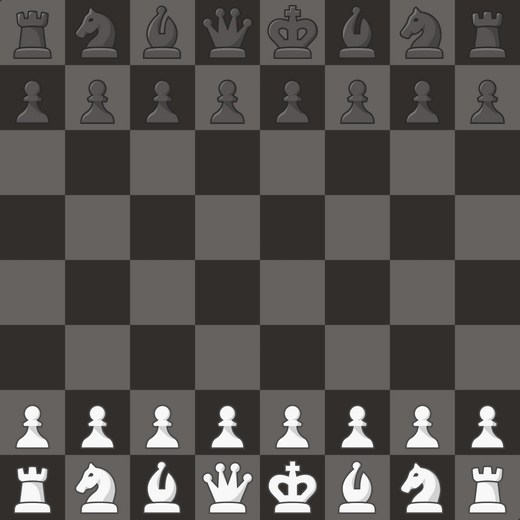
#> input picture data/neo_overlay.png, 520 x 520 px
$ jupyter execute --allow-errors notebook.ipynb   (shell and % lines are left out)
#> lines starting #> are read from the running program, lines starting #| are printed output that depends on the picture; after the words box and inside, x2 and y2 are one past the last pixel; in counts of white or black regions, pixels touching at a corner belong together
[cell 1]

import cv2
import time
from copy import copy
from scipy import stats
import numpy as np
from matplotlib import pyplot as plt

[cell 2]
img = cv2.imread('data/neo_overlay.png')
#> img is the input picture: shape (520, 520, 3); mean B, G, R 78.9, 81.1, 83.8

[cell 3]
copy = np.copy(img)
imgray = cv2.cvtColor(img, cv2.COLOR_BGR2GRAY)
ret, thresh = cv2.threshold(imgray, 127, 255, 0)
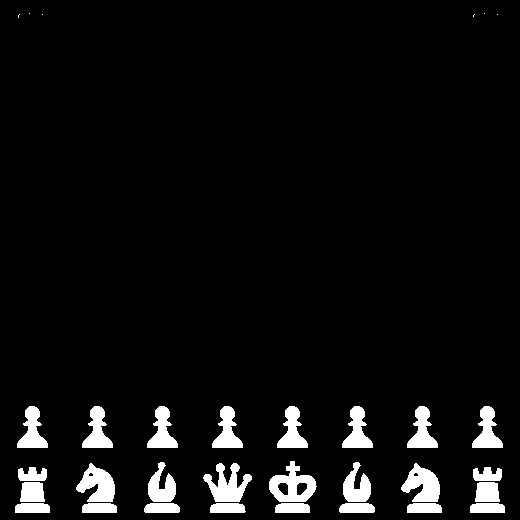
#> thresh: shape (520, 520); 5.6% white; 32 white regions (6 under 20 px)
contours, hierarchy = cv2.findContours(thresh, cv2.RETR_EXTERNAL, cv2.CHAIN_APPROX_SIMPLE)
#> contours = 32 contours, 6 with area under 20; largest, box (x1, y1, x2, y2) and area: (269, 461, 317, 502) 1151, (203, 463, 252, 502) 886, (401, 463, 440, 502) 869, (76, 463, 115, 502) 869, (472, 406, 503, 448) 636
small_contours = []
for item in contours:
    if len(item) <= 10:
        small_contours.append(item)
#> this loop made 32 passes
#> item on passes 27 to 32: [[497, 14]], [[474, 14], [473, 15], [473, 16], [473, 15]], [[42, 14]], [[19, 14], [18, 15], [18, 17], [18, 15]], [[484, 13]], [[29, 13]]
#> after the loop, small_contours = 8 contours, 6 with area under 20; largest, box (x1, y1, x2, y2) and area: (470, 503, 505, 513) 291, (15, 503, 50, 513) 291

small_contours.sort(key=cv2.contourArea, reverse=True)
#> (the rest of this cell did not finish here and is left out)

[cell 4]
hsv = cv2.cvtColor(img, cv2.COLOR_BGR2HSV)
#> hsv: shape (520, 520, 3); mean H, S, V 12.5, 19.4, 83.8
hsv[...,1] = hsv[...,1]*7
#> hsv: shape (520, 520, 3); mean H, S, V 12.5, 135.8, 83.8
saturated = cv2.cvtColor(hsv, cv2.COLOR_HSV2BGR)
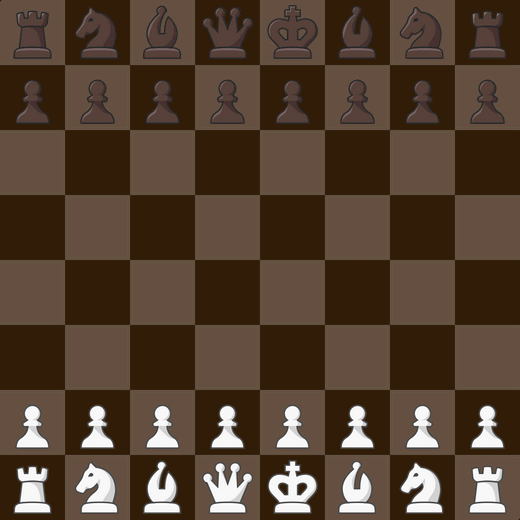
#> saturated: shape (520, 520, 3); mean B, G, R 48.7, 64.6, 83.8
found, corners = cv2.findChessboardCorners(saturated, (7,7), flags=cv2.CALIB_CB_ADAPTIVE_THRESH+cv2.CALIB_CB_NORMALIZE_IMAGE)
#> found = True; corners = 49 rows, first 8: [64.76, 64.76], [129.9, 64.9], [194.7, 64.74], [259.6, 64.9], [324.1, 64.9], [389.3, 64.74], [454.1, 64.9], [64.77, 130.1]
corner_img = np.copy(img)
cv2.drawChessboardCorners(corner_img, (7,7), corners, found)
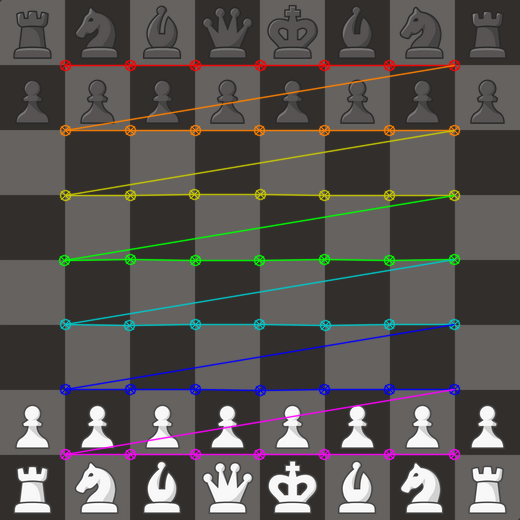
#> corner_img: shape (520, 520, 3); 7.08% of pixels changed, all inside (x1, y1, x2, y2) = (58, 59, 461, 461)
found
#> Out = True

[cell 5]
plt.imshow(cv2.cvtColor(saturated, cv2.COLOR_BGR2RGB))

[cell 6]
plt.imshow(corner_img)

[cell 7]
chessboard = np.empty((8,8), dtype='object')
corner_copy = np.copy(corners)
#> corner_copy has the same summary as corners
if(corner_copy[0][0][0] > corner_copy[1][0][0]):
    corner_copy = corner_copy[::-1]
corner_array = np.array(corner_copy).reshape(7, 7, 2)
corner_array = np.swapaxes(corner_array, 0, 1)
#> (the rest of this cell did not finish here and is left out)

[cell 8]
distances = []
for y in range(7):
    for x in range(7):
        current = corner_array[x][y]
        if y < 6:
            above = corner_array[x][y+1]
            distances.append(abs(current[1] - above[1]))
        if x < 6:
            right = corner_array[x+1][y]
            distances.append(abs(current[0] - right[0]))
#> after the loop, distances = 84 values, max 65.94 at index 30, min 63.75 at index 39, mean 64.9
distances
square_size = np.round(sum(distances)/len(distances))
#> square_size = 65
square_size
#> Out = 65

[cell 9]
width, height, channels = img.shape
#> width = 520; height = 520; channels = 3
for y in range(8):
    for x in range(8):
        #top left corner
        tl = np.copy(corner_array[max(0, x-1)][max(0, y-1)])+1
        if x == 0: tl[0] = max(0, tl[0] - square_size)
        if y == 0: tl[1] = max(0, tl[1] - square_size)

        br = np.copy(corner_array[min(6, x)][min(6, y)])
        if x == 7: br[0] = min(width-1 , br[0] + square_size)
        if y == 7: br[1] = min(height-1, br[1] + square_size)

        chessboard[x][7 - y] = img[
            round(tl[0]):round(tl[0]),
            round(br[1]):round(tl[1])
        ]

[cell 10]
image = chessboard[0][1]
#> image = empty array
edge = cv2.Canny(image, 0, 255)
#> (the rest of this cell did not finish here and is left out)

[cell 11]
rgb = cv2.calcHist([image], [0, 1, 2], None, [5, 5, 5], [0, 256, 0, 256, 0, 256])

[cell 12]
rgb.shape
#> Out = (5, 5, 5)

[cell 13]
#f9f9f9
#525457
unique, colors = np.unique(
    image.reshape(-1, image.shape[-1]),
    axis=0,
    return_counts=True
)
#> unique = empty array; colors = empty array
white = np.where(np.all(unique == [249, 249, 249], axis=-1))[0]
#> white = empty array
black = np.where(np.all(unique == [82, 84, 87], axis=-1))[0]
#> black = empty array
if len(white) == 0:
    print('black')
elif len(black) == 0 or colors[white] > colors[black]:
    print('white')
else:
    print('black')

$ run again, with data/alpha_glass.png copied over data/neo_overlay.png
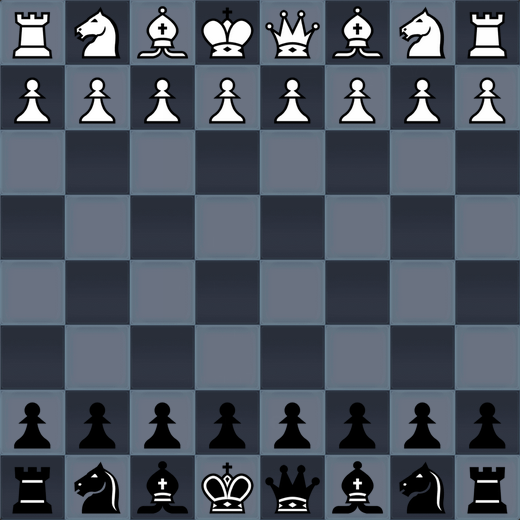
#> input picture data/alpha_glass.png, 520 x 520 px
#> img is the input picture: shape (520, 520, 3); mean B, G, R 95.1, 83.1, 75.4
#> `ret, thresh = cv2.threshold(imgray, 127, 255, 0)`:
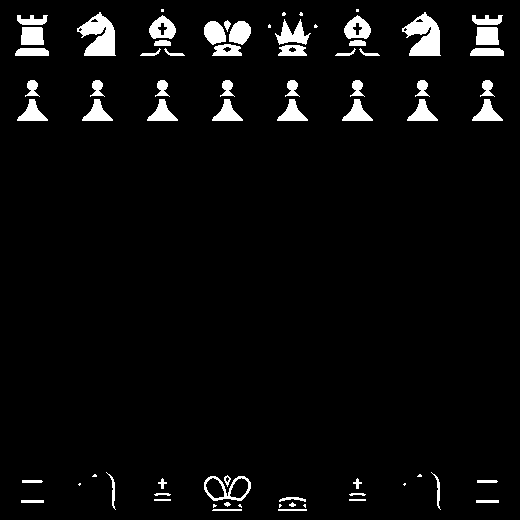
#> thresh: shape (520, 520); 4.5% white; 71 white regions (14 under 20 px)
#> contours = 71 contours, 20 with area under 20; largest, box (x1, y1, x2, y2) and area: (402, 12, 441, 56) 962, (77, 12, 116, 56) 962, (204, 476, 251, 501) 790, (344, 15, 371, 39) 423, (149, 15, 176, 39) 423
#> the loop `for item in contours:` made 71 passes
#> item on passes 1, 2, 3, 4, 9, 10, 11, 12: [[278, 509], [278, 510], [306, 510], [306, 509]], [[213, 509], [212, 510], [241, 510], [241, 509]], [[304, 504], [303, 505], [305, 507], [305, 504]], [[279, 504], [279, 507], [281, 505], [280, 504]], [[476, 500], [476, 502], [498, 502], [498, 500]], [[21, 500], [21, 502], [43, 502], [43, 500]], [[349, 499], [349, 500], [365, 500], [365, 499]], [[154, 499], [154, 500], [170, 500], [170, 499]]
#> after the loop `for item in contours:`: small_contours = 24 contours, 16 with area under 20; largest, box (x1, y1, x2, y2) and area: (21, 27, 44, 45) 354, (476, 27, 499, 45) 352, (476, 500, 499, 503) 44, (21, 500, 44, 503) 44, (477, 480, 498, 483) 39, (22, 480, 43, 483) 39, (212, 509, 242, 511) 28, (278, 509, 307, 511) 28
#> `saturated = cv2.cvtColor(hsv, cv2.COLOR_HSV2BGR)`:
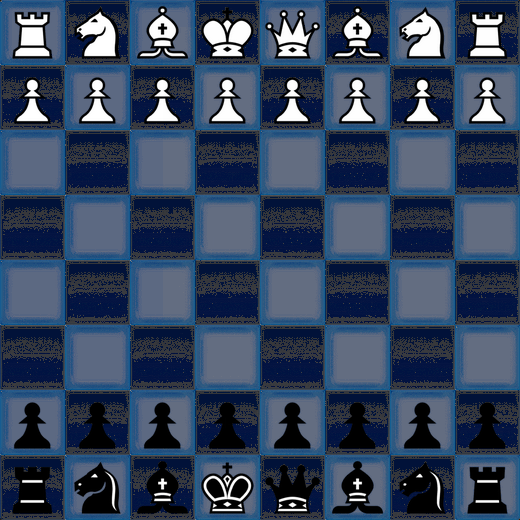
#> saturated: shape (520, 520, 3); mean B, G, R 95.1, 69.6, 52.8
#> found = False; corners = None
#> Out = False
